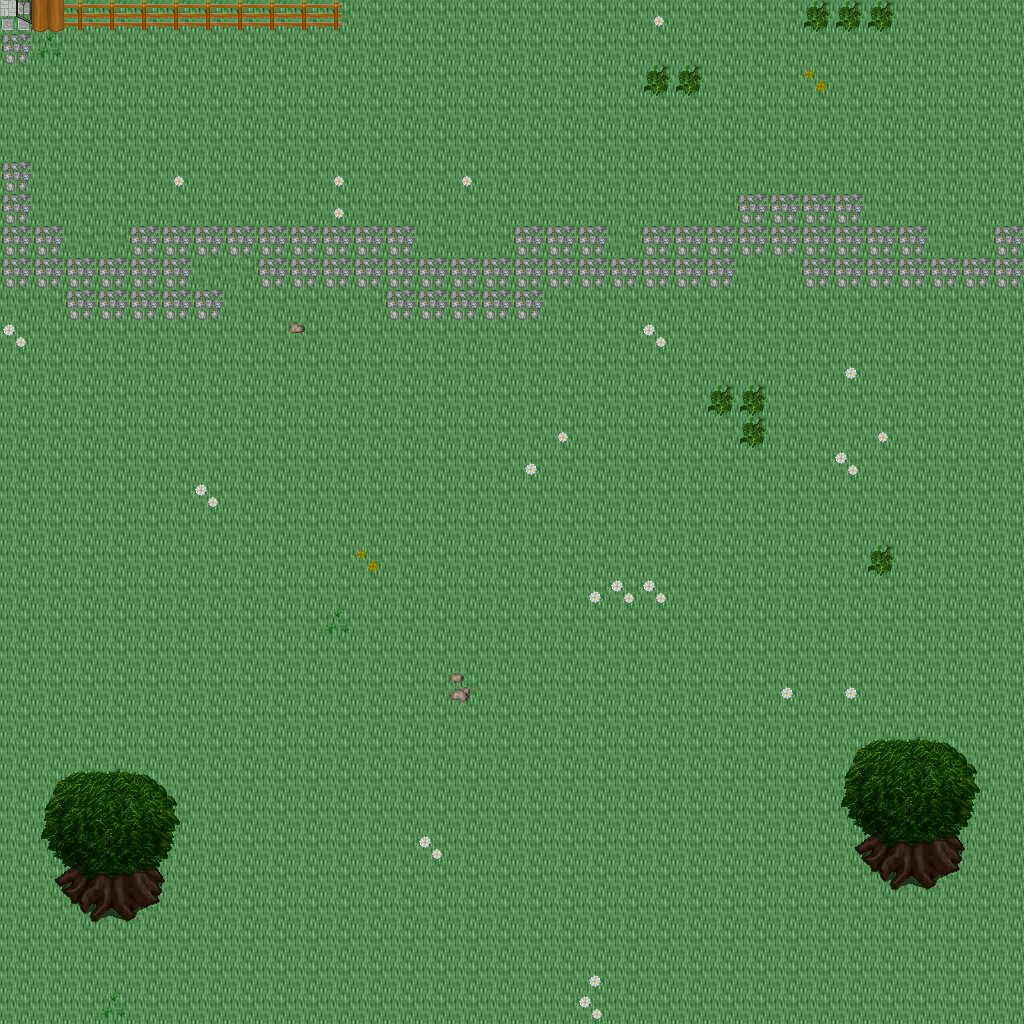

A 2D game scene composited from a Tiled map and its tileset images. What follows is a short description and the map's XML, with each tile layer's data collapsed to a summary:
An orthogonal 32x32 tile map with 32x32 px tiles, 5 tile layers (Ground, Objects, Objects2, Above, ...), 1 hidden layer not drawn, 35 tilesets.

<map version="1.10" tiledversion="1.11.0" orientation="orthogonal" renderorder="right-down" width="32" height="32" tilewidth="32" tileheight="32" infinite="0" nextlayerid="11" nextobjectid="1">
 <tileset firstgid="1" name="ground_ground" tilewidth="32" tileheight="32" tilecount="33" columns="3">
  <image source="../drawable/ground_ground.png" width="96" height="352" />
 </tileset>
 <tileset firstgid="34" name="ground_ice_ice" tilewidth="32" tileheight="32" tilecount="3" columns="3">
  <image source="../drawable/ground_ice_ice.png" width="96" height="32" />
 </tileset>
 <tileset firstgid="37" name="plant_flower_daisy_white" tilewidth="32" tileheight="32" tilecount="8" columns="2">
  <image source="../drawable/plant_flower_daisy_white.png" width="64" height="128" />
 </tileset>
 <tileset firstgid="45" name="ground_rock_pebbles" tilewidth="32" tileheight="32" tilecount="3" columns="1">
  <image source="../drawable/ground_rock_pebbles.png" width="32" height="96" />
 </tileset>
 <tileset firstgid="48" name="plant_grasses" tilewidth="32" tileheight="32" tilecount="6" columns="3">
  <image source="../drawable/plant_grasses.png" width="96" height="64" />
 </tileset>
 <tileset firstgid="54" name="plant_leaves" tilewidth="32" tileheight="32" tilecount="8" columns="4">
  <image source="../drawable/plant_leaves.png" width="128" height="64" />
 </tileset>
 <tileset firstgid="62" name="ground_grass_edges" tilewidth="32" tileheight="32" tilecount="36" columns="12">
  <image source="../drawable/ground_grass_edges.png" width="384" height="96" />
 </tileset>
 <tileset firstgid="98" name="plant_flower_daisy_yellow" tilewidth="32" tileheight="32" tilecount="8" columns="2">
  <image source="../drawable/plant_flower_daisy_yellow.png" width="64" height="128" />
 </tileset>
 <tileset firstgid="106" name="plant_bush_bushes" tilewidth="32" tileheight="32" tilecount="10" columns="5">
  <image source="../drawable/plant_bush_bushes.png" width="160" height="64" />
 </tileset>
 <tileset firstgid="116" name="plant_stump_stump_brown" tilewidth="32" tileheight="32" tilecount="4" columns="2">
  <image source="../drawable/plant_stump_stump_brown.png" width="64" height="64" />
 </tileset>
 <tileset firstgid="120" name="plant_stump_stump_green" tilewidth="32" tileheight="32" tilecount="4" columns="2">
  <image source="../drawable/plant_stump_stump_green.png" width="64" height="64" />
 </tileset>
 <tileset firstgid="124" name="item_pot_pot_golden" tilewidth="32" tileheight="32" tilecount="4" columns="4">
  <image source="../drawable/item_pot_pot_golden.png" width="128" height="32" />
 </tileset>
 <tileset firstgid="128" name="plant_tree_tree_darkgreen" tilewidth="32" tileheight="32" tilecount="88" columns="8">
  <image source="../drawable/plant_tree_tree_darkgreen.png" width="256" height="352" />
 </tileset>
 <tileset firstgid="216" name="plant_flower_daisy_blue" tilewidth="32" tileheight="32" tilecount="8" columns="2">
  <image source="../drawable/plant_flower_daisy_blue.png" width="64" height="128" />
 </tileset>
 <tileset firstgid="224" name="ground_water_water_bubbles" tilewidth="32" tileheight="32" tilecount="32" columns="8">
  <image source="../drawable/ground_water_water_bubbles.png" width="256" height="128" />
 </tileset>
 <tileset firstgid="256" name="ground_water_pool" tilewidth="32" tileheight="32" tilecount="72" columns="3">
  <image source="../drawable/ground_water_pool.png" width="96" height="768" />
 </tileset>
 <tileset firstgid="328" name="building_castle" tilewidth="32" tileheight="32" tilecount="320" columns="20">
  <image source="../drawable/building_castle.png" width="640" height="512" />
 </tileset>
 <tileset firstgid="648" name="ground_cobbled_paving" tilewidth="32" tileheight="32" tilecount="1" columns="1">
  <image source="../drawable/ground_cobbled_paving.png" width="32" height="32" />
 </tileset>
 <tileset firstgid="649" name="ground_grass_corners" tilewidth="32" tileheight="32" tilecount="24" columns="6">
  <image source="../drawable/ground_grass_corners.png" width="192" height="128" />
 </tileset>
 <tileset firstgid="673" name="building_fence_fence_chunky" tilewidth="32" tileheight="32" tilecount="21" columns="3">
  <image source="../drawable/building_fence_fence_chunky.png" width="96" height="224" />
 </tileset>
 <tileset firstgid="694" name="item_sign_large" tilewidth="32" tileheight="32" tilecount="15" columns="5">
  <image source="../drawable/item_sign_large.png" width="160" height="96" />
 </tileset>
 <tileset firstgid="709" name="building_decoration_fancy_gate" tilewidth="32" tileheight="32" tilecount="12" columns="3">
  <image source="../drawable/building_decoration_fancy_gate.png" width="96" height="128" />
 </tileset>
 <tileset firstgid="721" name="logic_creature_rodent" tilewidth="32" tileheight="32" tilecount="8" columns="8">
  <image source="../drawable/logic_creature_rodent.png" width="256" height="32" />
 </tileset>
 <tileset firstgid="729" name="logic_creature_animal" tilewidth="32" tileheight="32" tilecount="32" columns="8">
  <image source="../drawable/logic_creature_animal.png" width="256" height="128" />
 </tileset>
 <tileset firstgid="761" name="logic_item_mushroom" tilewidth="32" tileheight="32" tilecount="6" columns="6">
  <image source="../drawable/logic_item_mushroom.png" width="192" height="32" />
 </tileset>
 <tileset firstgid="767" name="logic_item_sheepfood" tilewidth="32" tileheight="32" tilecount="1" columns="1">
  <image source="../drawable/logic_item_sheepfood.png" width="32" height="32" />
 </tileset>
 <tileset firstgid="768" name="logic_collision" tilewidth="32" tileheight="32" tilecount="1" columns="1">
  <image source="../drawable/logic_collision.png" width="32" height="32" />
 </tileset>
 <tileset firstgid="769" name="logic_protection" tilewidth="32" tileheight="32" tilecount="2" columns="2">
  <image source="../drawable/logic_protection.png" width="64" height="32" />
 </tileset>
 <tileset firstgid="771" name="ground_green_paving" tilewidth="32" tileheight="32" tilecount="18" columns="3">
  <image source="../drawable/ground_green_paving.png" width="96" height="192" />
 </tileset>
 <tileset firstgid="789" name="item_hen_nest" tilewidth="32" tileheight="32" tilecount="1" columns="1">
  <image source="../drawable/item_hen_nest.png" width="32" height="32" />
 </tileset>
 <tileset firstgid="790" name="logic_item_dairy" tilewidth="32" tileheight="32" tilecount="1" columns="1">
  <image source="../drawable/logic_item_dairy.png" width="32" height="32" />
 </tileset>
 <tileset firstgid="791" name="light_door_light_ew" tilewidth="32" tileheight="32" tilecount="18" columns="6">
  <image source="../drawable/light_door_light_ew.png" width="192" height="96" />
 </tileset>
 <tileset firstgid="809" name="building_barnyard" tilewidth="32" tileheight="32" tilecount="200" columns="8">
  <image source="../drawable/building_barnyard.png" width="256" height="800" />
 </tileset>
 <tileset firstgid="1009" name="logic_creature_reptile" tilewidth="32" tileheight="32" tilecount="7" columns="7">
  <image source="../drawable/logic_creature_reptile.png" width="224" height="32" />
 </tileset>
 <tileset firstgid="1016" name="logic_creature_fowl" tilewidth="32" tileheight="32" tilecount="6" columns="6">
  <image source="../drawable/logic_creature_fowl.png" width="192" height="32" />
 </tileset>
 <layer id="1" name="Ground" width="32" height="32">
  <data>[1024 cells, 1024 non-empty, 1 distinct tile ids]</data>
 </layer>
 <layer id="2" name="Objects" width="32" height="32">
  <data>[1024 cells, 111 non-empty, 12 distinct tile ids]</data>
 </layer>
 <layer id="3" name="Objects2" width="32" height="32">
  <data>[1024 cells, 17 non-empty, 7 distinct tile ids]</data>
 </layer>
 <layer id="4" name="Above" width="32" height="32">
  <data>[1024 cells, 36 non-empty, 18 distinct tile ids]</data>
 </layer>
 <layer id="5" name="Above2" width="32" height="32">
  <data>[1024 cells, 0 non-empty, 0 distinct tile ids]</data>
 </layer>
 <layer id="6" name="Walkable" width="32" height="32" visible="0">
  <data>[1024 cells, 32 non-empty, 1 distinct tile ids]</data>
 </layer>
 <objectgroup id="7" name="Mapevents" />
 <objectgroup id="8" name="Spawn" />
 <objectgroup id="9" name="Keys" />
 <objectgroup id="10" name="Replace" />
</map>
